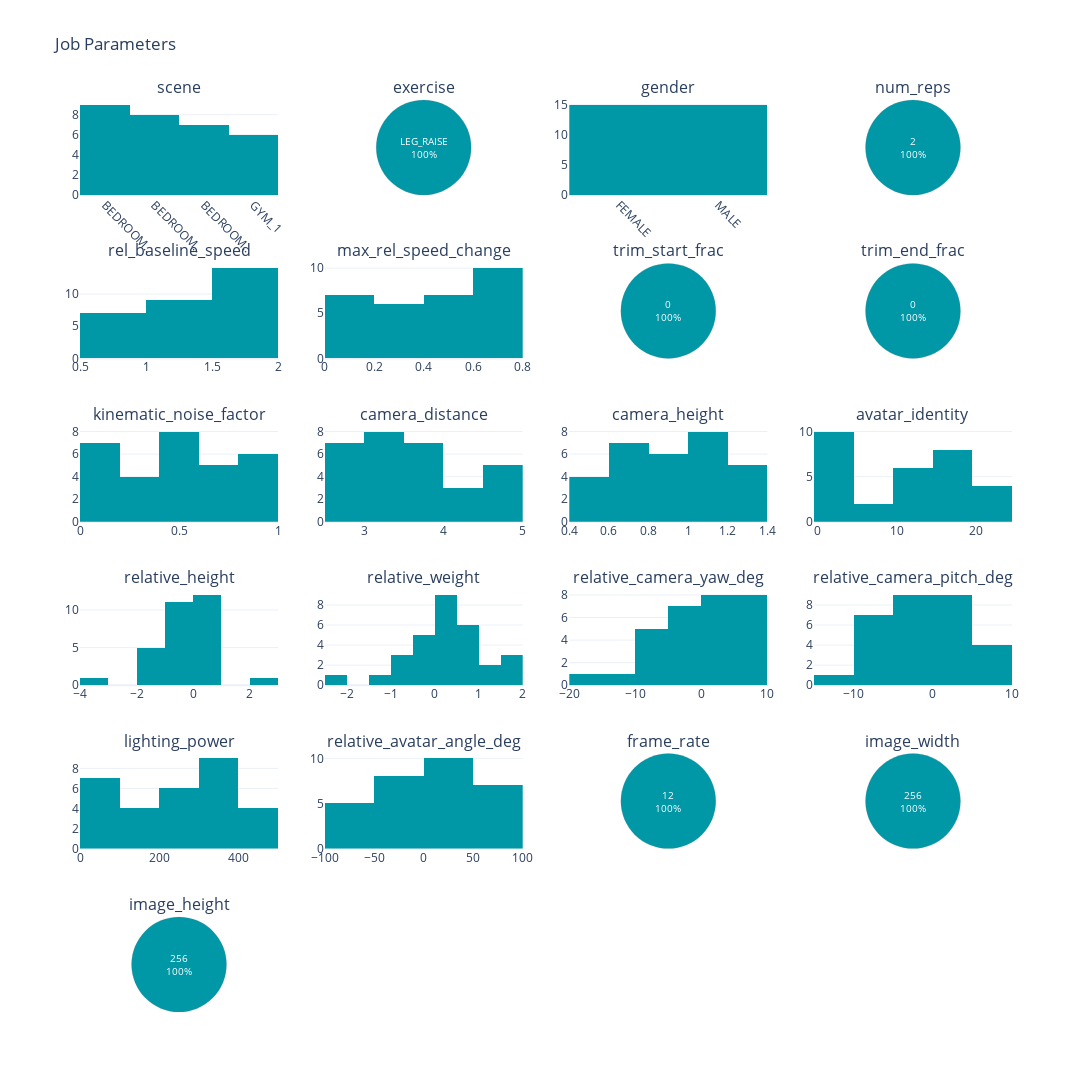

The cell this chart's notebook holds for it:
### Markdown cell above
# Generate Batch for LEG_RAISE Exercise

### Code cell
genders = ['MALE','FEMALE']

batch_folder_suffix = 'leg_raise_previews'
num_previews = 30

# Set some initial parameters.
job_params = [
        api.sample_input(
            token=TOKEN,
            exercise = 'LEG_RAISE',
            num_reps = 2,
            gender = genders[i % 2],
            trim_start_frac= 0.0,
            trim_end_frac= 0.0,
            lighting_power = float(np.random.uniform(50.0, 500.0, 1)[0]),
            camera_height = float(np.random.uniform(0.5, 1.5, 1)[0]),
            relative_camera_yaw_deg= float(np.random.normal(0.0, 6.0, 1)[0]),
            relative_camera_pitch_deg= float(np.random.normal(0.0, 6.0, 1)[0]),
            relative_avatar_angle_deg= float(np.random.uniform(-90.0, 90.0, 1)[0]),
            frame_rate=12,
            image_height=256,
            image_width=256,
        ) for i in range(num_previews)
    ]

previews_batch, previews_batch_folder = api.submit_preview_batch_to_api(
    token=TOKEN,
    preview_params=job_params,
    output_dir=OUTPUT_FOLDER,
    batch_folder_suffix=batch_folder_suffix,
)

# Await the batch job to complete.
completed_previews = previews_batch.await_jobs(timeout=5 * 60, polling_interval=5)
previews_folders = api.download_completed_previews(completed_previews=completed_previews, output_dir=previews_batch_folder)

#Visualize the previews in a grid, and take a look at our existing job parameter distributions.
view_previews(previews_folders)
visualize_job_params(job_params)

### Figure 1 — Plotly figure (JSON) as saved in the notebook; plotly's stock layout.template omitted (floating-point values rounded to 4 significant figures)
{"data": [{"legendgroup": "group1", "marker": {"color": "#0097A7"}, "name": "All", "showlegend": false, "type": "histogram", "x": ["BEDROOM_4", "BEDROOM_2", "BEDROOM_4", "BEDROOM_5", "BEDROOM_2", "GYM_1", "BEDROOM_2", "BEDROOM_5", "BEDROOM_5", "GYM_1", "BEDROOM_5", "GYM_1", "BEDROOM_4", "BEDROOM_5", "BEDROOM_5", "BEDROOM_4", "BEDROOM_2", "BEDROOM_2", "BEDROOM_4", "GYM_1", "BEDROOM_4", "BEDROOM_2", "BEDROOM_4", "GYM_1", "BEDROOM_5", "BEDROOM_4", "GYM_1", "BEDROOM_2", "BEDROOM_2", "BEDROOM_4"], "xaxis": "x", "yaxis": "y"}, {"domain": {"x": [0.2625, 0.475], "y": [0.8958, 1]}, "insidetextorientation": "horizontal", "labels": ["LEG_RAISE"], "legendgroup": "group1", "marker": {"colors": ["#0097a7"], "line": {"color": "grey", "width": 0.2}}, "showlegend": false, "sort": false, "textfont": {"size": 10}, "textinfo": "percent+label", "textposition": "inside", "type": "pie", "values": [30]}, {"legendgroup": "group1", "marker": {"color": "#0097A7"}, "name": "All", "showlegend": false, "type": "histogram", "x": ["MALE", "FEMALE", "MALE", "FEMALE", "MALE", "FEMALE", "MALE", "FEMALE", "MALE", "FEMALE", "MALE", "FEMALE", "MALE", "FEMALE", "MALE", "FEMALE", "MALE", "FEMALE", "MALE", "FEMALE", "MALE", "FEMALE", "MALE", "FEMALE", "MALE", "FEMALE", "MALE", "FEMALE", "MALE", "FEMALE"], "xaxis": "x2", "yaxis": "y2"}, {"domain": {"x": [0.7875, 1], "y": [0.8958, 1]}, "insidetextorientation": "horizontal", "labels": [2], "legendgroup": "group1", "marker": {"colors": ["#0097a7"], "line": {"color": "grey", "width": 0.2}}, "showlegend": false, "sort": false, "textfont": {"size": 10}, "textinfo": "percent+label", "textposition": "inside", "type": "pie", "values": [30]}, {"legendgroup": "group1", "marker": {"color": "#0097A7"}, "name": "All", "showlegend": false, "type": "histogram", "x": [1.609, 1.372, 1.269, 0.7774, 1.737, 1.268, 0.8881, 1.727, 0.6143, 1.922, 1.93, 1.245, 1.3, 1.954, 1.556, 1.546, 1.467, 1.738, 0.5914, 1.933, 1.132, 1.701, 1.376, 1.614, 1.631, 0.6904, 0.6225, 1.271, 0.7359, 1.724], "xaxis": "x3", "yaxis": "y3"}, {"legendgroup": "group1", "marker": {"color": "#0097A7"}, "name": "All", "showlegend": false, "type": "histogram", "x": [0.5597, 0.4846, 0.1094, 0.7971, 0.549, 0.3284, 0.4081, 0.7459, 0.4731, 0.2437, 0.3195, 0.08043, 0.3133, 0.4962, 0.1928, 0.7248, 0.1617, 0.7491, 0.05063, 0.4301, 0.7926, 0.7732, 0.2713, 0.1752, 0.7084, 0.7024, 0.3221, 0.6016, 0.1085, 0.6049], "xaxis": "x4", "yaxis": "y4"}, {"domain": {"x": [0.525, 0.7375], "y": [0.7167, 0.8208]}, "insidetextorientation": "horizontal", "labels": [0], "legendgroup": "group1", "marker": {"colors": ["#0097a7"], "line": {"color": "grey", "width": 0.2}}, "showlegend": false, "sort": false, "textfont": {"size": 10}, "textinfo": "percent+label", "textposition": "inside", "type": "pie", "values": [30]}, {"domain": {"x": [0.7875, 1], "y": [0.7167, 0.8208]}, "insidetextorientation": "horizontal", "labels": [0], "legendgroup": "group1", "marker": {"colors": ["#0097a7"], "line": {"color": "grey", "width": 0.2}}, "showlegend": false, "sort": false, "textfont": {"size": 10}, "textinfo": "percent+label", "textposition": "inside", "type": "pie", "values": [30]}, {"legendgroup": "group1", "marker": {"color": "#0097A7"}, "name": "All", "showlegend": false, "type": "histogram", "x": [0.6689, 0.8292, 0.6827, 0.2672, 0.9514, 0.1662, 0.4153, 0.5029, 0.1358, 0.1788, 0.5473, 0.6265, 0.4476, 0.9456, 0.4713, 0.1695, 0.1782, 0.9843, 0.4008, 0.3061, 0.1302, 0.3189, 0.4896, 0.7806, 0.255, 0.4834, 0.04804, 0.9181, 0.6128, 0.965], "xaxis": "x5", "yaxis": "y5"}, {"legendgroup": "group1", "marker": {"color": "#0097A7"}, "name": "All", "showlegend": false, "type": "histogram", "x": [2.968, 3.325, 4.55, 3.745, 4.058, 3.052, 3.409, 4.88, 3.607, 2.531, 2.794, 3.265, 2.866, 4.681, 3.756, 2.945, 4.949, 3.507, 3.41, 3.666, 4.521, 4.377, 2.637, 3.367, 3.772, 3.246, 3.779, 2.983, 3.117, 4.131], "xaxis": "x6", "yaxis": "y6"}, {"legendgroup": "group1", "marker": {"color": "#0097A7"}, "name": "All", "showlegend": false, "type": "histogram", "x": [0.7851, 1.222, 0.9785, 0.8302, 0.8173, 1.396, 0.6585, 1.2, 0.9249, 0.6295, 0.6866, 0.6256, 1.038, 0.5329, 0.9957, 1.012, 1.075, 1.209, 0.5714, 0.641, 0.931, 1.098, 1.154, 1.162, 1.098, 1.354, 0.7127, 1.327, 0.5297, 0.5937], "xaxis": "x7", "yaxis": "y7"}, {"legendgroup": "group1", "marker": {"color": "#0097A7"}, "name": "All", "showlegend": false, "type": "histogram", "x": [16, 2, 19, 15, 18, 23, 15, 4, 11, 20, 0, 2, 16, 13, 12, 16, 0, 14, 7, 3, 22, 0, 9, 10, 15, 4, 10, 1, 21, 1], "xaxis": "x8", "yaxis": "y8"}, {"legendgroup": "group1", "marker": {"color": "#0097A7"}, "name": "All", "showlegend": false, "type": "histogram", "x": [0.1551, -1.963, -0.2688, 0.201, 2.385, -0.473, -0.7998, 0.8979, 0.04588, -0.09929, -0.573, -0.1335, 0.6336, -1.11, -1.226, -1.238, -0.9701, 0.8781, -3.227, -1.024, 0.0925, -0.8926, 0.3638, -0.2665, 0.184, -0.9101, 0.1164, 0.4447, 0.08362, -0.1613], "xaxis": "x9", "yaxis": "y9"}, {"legendgroup": "group1", "marker": {"color": "#0097A7"}, "name": "All", "showlegend": false, "type": "histogram", "x": [-0.6578, 1.267, 0.6141, -1.352, -2.072, -0.1505, 1.509, 0.03923, 0.473, 1.946, 0.2927, 0.736, -0.2148, 0.6871, 0.5515, -0.222, 1.406, 0.1101, 0.2216, -0.539, 1.825, 0.4209, 0.6693, 0.4089, 0.4173, 0.6023, 0.0229, -0.2874, -0.7997, -0.4371], "xaxis": "x10", "yaxis": "y10"}, {"legendgroup": "group1", "marker": {"color": "#0097A7"}, "name": "All", "showlegend": false, "type": "histogram", "x": [0.3724, -4.876, 5.969, 2.361, -2.459, -5.835, -0.1246, 5.2, 9.627, 0.7151, -2.651, 4.657, -9.28, -1.488, -3.52, 5.448, 0.6161, -5.757, -6.358, -16.97, -11.89, 8.753, -1.674, 1.266, 1.574, 7.773, 8.385, 6.66, -7.842, 4.158], "xaxis": "x11", "yaxis": "y11"}, {"legendgroup": "group1", "marker": {"color": "#0097A7"}, "name": "All", "showlegend": false, "type": "histogram", "x": [-11.93, -2.802, 0.8765, 8.766, 2.025, 4.799, 4.832, 2.362, 6.262, -2.904, -3.238, 7.978, -5.434, -7.412, 3.321, -2.299, -8.356, -6.91, 8.318, -0.5995, -5.187, -1.902, -5.694, 3.146, -2.285, 2.421, -6.601, -0.3661, 3.863, -1.582], "xaxis": "x12", "yaxis": "y12"}, {"legendgroup": "group1", "marker": {"color": "#0097A7"}, "name": "All", "showlegend": false, "type": "histogram", "x": [419.5, 362.7, 333.4, 59.75, 450.7, 408.8, 326.1, 50.69, 394.6, 290.3, 80.72, 60.01, 214.6, 318.3, 164.2, 398.3, 219.0, 154.6, 116.5, 221.3, 114.6, 223.5, 79.08, 226.1, 59.78, 67.36, 393.0, 373.4, 319.7, 461.9], "xaxis": "x13", "yaxis": "y13"}, {"legendgroup": "group1", "marker": {"color": "#0097A7"}, "name": "All", "showlegend": false, "type": "histogram", "x": [1.607, 83.29, -26.73, -9.018, 42.09, -75.57, 67.68, -32.76, -23.74, 22.16, 24.22, 89.56, 2.043, -83.14, 18.15, 39.76, -63.43, 51.96, -59.24, 41.53, 61.87, 8.241, -28.02, -62.15, -38.91, 65.9, -13.69, -14.29, 2.524, 69.93], "xaxis": "x14", "yaxis": "y14"}, {"domain": {"x": [0.525, 0.7375], "y": [0.1792, 0.2833]}, "insidetextorientation": "horizontal", "labels": [12], "legendgroup": "group1", "marker": {"colors": ["#0097a7"], "line": {"color": "grey", "width": 0.2}}, "showlegend": false, "sort": false, "textfont": {"size": 10}, "textinfo": "percent+label", "textposition": "inside", "type": "pie", "values": [30]}, {"domain": {"x": [0.7875, 1], "y": [0.1792, 0.2833]}, "insidetextorientation": "horizontal", "labels": [256], "legendgroup": "group1", "marker": {"colors": ["#0097a7"], "line": {"color": "grey", "width": 0.2}}, "showlegend": false, "sort": false, "textfont": {"size": 10}, "textinfo": "percent+label", "textposition": "inside", "type": "pie", "values": [30]}, {"domain": {"x": [0, 0.2125], "y": [0, 0.1042]}, "insidetextorientation": "horizontal", "labels": [256], "legendgroup": "group1", "marker": {"colors": ["#0097a7"], "line": {"color": "grey", "width": 0.2}}, "showlegend": false, "sort": false, "textfont": {"size": 10}, "textinfo": "percent+label", "textposition": "inside", "type": "pie", "values": [30]}], "layout": {"annotations": [{"font": {"size": 16}, "showarrow": false, "text": "scene", "x": 0.1062, "xanchor": "center", "xref": "paper", "y": 1, "yanchor": "bottom", "yref": "paper"}, {"font": {"size": 16}, "showarrow": false, "text": "exercise", "x": 0.3688, "xanchor": "center", "xref": "paper", "y": 1, "yanchor": "bottom", "yref": "paper"}, {"font": {"size": 16}, "showarrow": false, "text": "gender", "x": 0.6313, "xanchor": "center", "xref": "paper", "y": 1, "yanchor": "bottom", "yref": "paper"}, {"font": {"size": 16}, "showarrow": false, "text": "num_reps", "x": 0.8938, "xanchor": "center", "xref": "paper", "y": 1, "yanchor": "bottom", "yref": "paper"}, {"font": {"size": 16}, "showarrow": false, "text": "rel_baseline_speed", "x": 0.1062, "xanchor": "center", "xref": "paper", "y": 0.8208, "yanchor": "bottom", "yref": "paper"}, {"font": {"size": 16}, "showarrow": false, "text": "max_rel_speed_change", "x": 0.3688, "xanchor": "center", "xref": "paper", "y": 0.8208, "yanchor": "bottom", "yref": "paper"}, {"font": {"size": 16}, "showarrow": false, "text": "trim_start_frac", "x": 0.6313, "xanchor": "center", "xref": "paper", "y": 0.8208, "yanchor": "bottom", "yref": "paper"}, {"font": {"size": 16}, "showarrow": false, "text": "trim_end_frac", "x": 0.8938, "xanchor": "center", "xref": "paper", "y": 0.8208, "yanchor": "bottom", "yref": "paper"}, {"font": {"size": 16}, "showarrow": false, "text": "kinematic_noise_factor", "x": 0.1062, "xanchor": "center", "xref": "paper", "y": 0.6417, "yanchor": "bottom", "yref": "paper"}, {"font": {"size": 16}, "showarrow": false, "text": "camera_distance", "x": 0.3688, "xanchor": "center", "xref": "paper", "y": 0.6417, "yanchor": "bottom", "yref": "paper"}, {"font": {"size": 16}, "showarrow": false, "text": "camera_height", "x": 0.6313, "xanchor": "center", "xref": "paper", "y": 0.6417, "yanchor": "bottom", "yref": "paper"}, {"font": {"size": 16}, "showarrow": false, "text": "avatar_identity", "x": 0.8938, "xanchor": "center", "xref": "paper", "y": 0.6417, "yanchor": "bottom", "yref": "paper"}, {"font": {"size": 16}, "showarrow": false, "text": "relative_height", "x": 0.1062, "xanchor": "center", "xref": "paper", "y": 0.4625, "yanchor": "bottom", "yref": "paper"}, {"font": {"size": 16}, "showarrow": false, "text": "relative_weight", "x": 0.3688, "xanchor": "center", "xref": "paper", "y": 0.4625, "yanchor": "bottom", "yref": "paper"}, {"font": {"size": 16}, "showarrow": false, "text": "relative_camera_yaw_deg", "x": 0.6313, "xanchor": "center", "xref": "paper", "y": 0.4625, "yanchor": "bottom", "yref": "paper"}, {"font": {"size": 16}, "showarrow": false, "text": "relative_camera_pitch_deg", "x": 0.8938, "xanchor": "center", "xref": "paper", "y": 0.4625, "yanchor": "bottom", "yref": "paper"}, {"font": {"size": 16}, "showarrow": false, "text": "lighting_power", "x": 0.1062, "xanchor": "center", "xref": "paper", "y": 0.2833, "yanchor": "bottom", "yref": "paper"}, {"font": {"size": 16}, "showarrow": false, "text": "relative_avatar_angle_deg", "x": 0.3688, "xanchor": "center", "xref": "paper", "y": 0.2833, "yanchor": "bottom", "yref": "paper"}, {"font": {"size": 16}, "showarrow": false, "text": "frame_rate", "x": 0.6313, "xanchor": "center", "xref": "paper", "y": 0.2833, "yanchor": "bottom", "yref": "paper"}, {"font": {"size": 16}, "showarrow": false, "text": "image_width", "x": 0.8938, "xanchor": "center", "xref": "paper", "y": 0.2833, "yanchor": "bottom", "yref": "paper"}, {"font": {"size": 16}, "showarrow": false, "text": "image_height", "x": 0.1062, "xanchor": "center", "xref": "paper", "y": 0.1042, "yanchor": "bottom", "yref": "paper"}], "barmode": "stack", "font": {"size": 12}, "height": 1800, "title": {"text": "Job Parameters"}, "width": 1500, "xaxis": {"anchor": "y", "domain": [0, 0.2125], "tickangle": 45, "tickmode": "array", "ticktext": ["BEDROOM..", "BEDROOM..", "BEDROOM..", "GYM_1"], "tickvals": [0, 1, 2, 3]}, "xaxis10": {"anchor": "y10", "domain": [0.2625, 0.475]}, "xaxis11": {"anchor": "y11", "domain": [0.525, 0.7375]}, "xaxis12": {"anchor": "y12", "domain": [0.7875, 1]}, "xaxis13": {"anchor": "y13", "domain": [0, 0.2125]}, "xaxis14": {"anchor": "y14", "domain": [0.2625, 0.475]}, "xaxis15": {"anchor": "y15", "domain": [0.2625, 0.475]}, "xaxis16": {"anchor": "y16", "domain": [0.525, 0.7375]}, "xaxis17": {"anchor": "y17", "domain": [0.7875, 1]}, "xaxis2": {"anchor": "y2", "domain": [0.525, 0.7375], "tickangle": 45, "tickmode": "array", "ticktext": ["FEMALE", "MALE"], "tickvals": [0, 1]}, "xaxis3": {"anchor": "y3", "domain": [0, 0.2125]}, "xaxis4": {"anchor": "y4", "domain": [0.2625, 0.475]}, "xaxis5": {"anchor": "y5", "domain": [0, 0.2125]}, "xaxis6": {"anchor": "y6", "domain": [0.2625, 0.475]}, "xaxis7": {"anchor": "y7", "domain": [0.525, 0.7375]}, "xaxis8": {"anchor": "y8", "domain": [0.7875, 1]}, "xaxis9": {"anchor": "y9", "domain": [0, 0.2125]}, "yaxis": {"anchor": "x", "domain": [0.8958, 1]}, "yaxis10": {"anchor": "x10", "domain": [0.3583, 0.4625]}, "yaxis11": {"anchor": "x11", "domain": [0.3583, 0.4625]}, "yaxis12": {"anchor": "x12", "domain": [0.3583, 0.4625]}, "yaxis13": {"anchor": "x13", "domain": [0.1792, 0.2833]}, "yaxis14": {"anchor": "x14", "domain": [0.1792, 0.2833]}, "yaxis15": {"anchor": "x15", "domain": [0, 0.1042]}, "yaxis16": {"anchor": "x16", "domain": [0, 0.1042]}, "yaxis17": {"anchor": "x17", "domain": [0, 0.1042]}, "yaxis2": {"anchor": "x2", "domain": [0.8958, 1]}, "yaxis3": {"anchor": "x3", "domain": [0.7167, 0.8208]}, "yaxis4": {"anchor": "x4", "domain": [0.7167, 0.8208]}, "yaxis5": {"anchor": "x5", "domain": [0.5375, 0.6417]}, "yaxis6": {"anchor": "x6", "domain": [0.5375, 0.6417]}, "yaxis7": {"anchor": "x7", "domain": [0.5375, 0.6417]}, "yaxis8": {"anchor": "x8", "domain": [0.5375, 0.6417]}, "yaxis9": {"anchor": "x9", "domain": [0.3583, 0.4625]}}}
